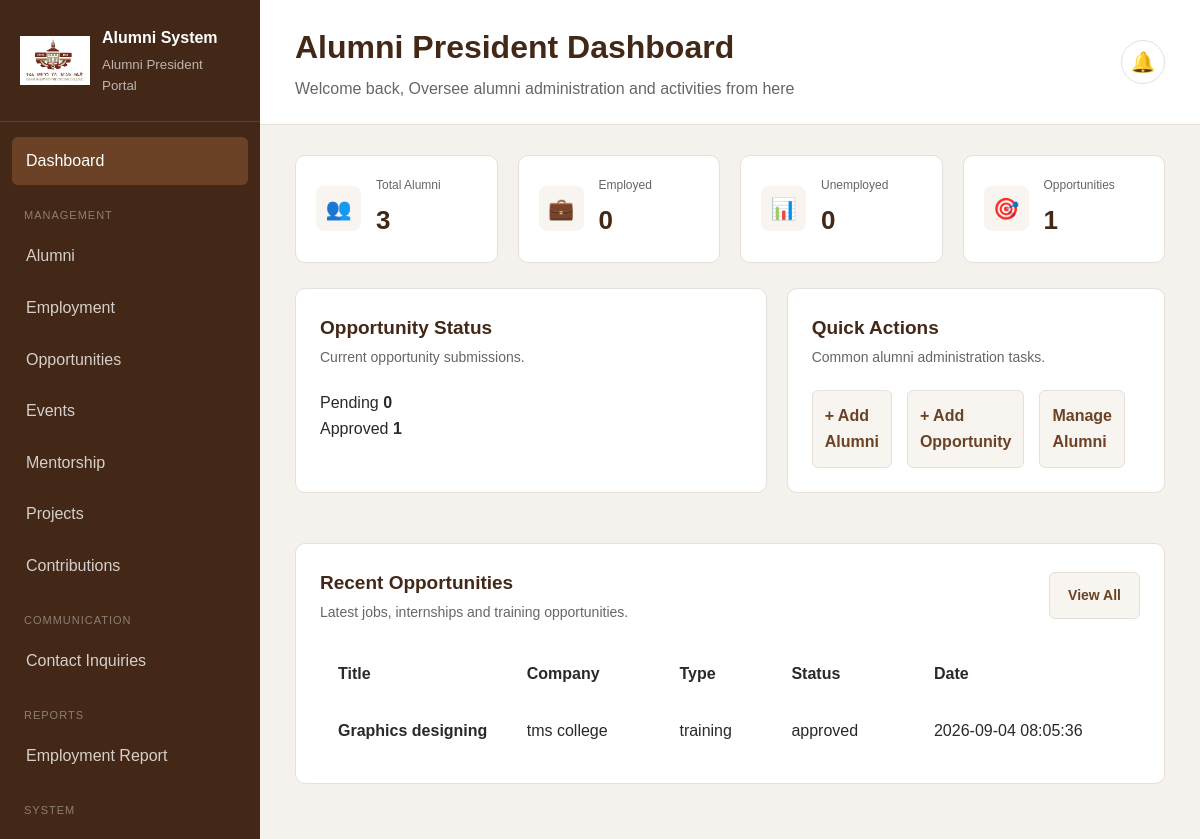
Screenshot of /admin/dashboard.php (signed in) with the database file from the repository.
### tables this page shows
CREATE TABLE `opportunities` (
  `opportunity_id` int(10) UNSIGNED NOT NULL,
  `created_by` int(10) UNSIGNED NOT NULL,
  `type` enum('job','internship','training') NOT NULL,
  `title` varchar(200) NOT NULL,
  `company_name` varchar(150) DEFAULT NULL,
  `description` text NOT NULL,
  `requirements` text DEFAULT NULL,
  `location` varchar(150) DEFAULT NULL,
  `contact_information` text DEFAULT NULL,
  `deadline` date DEFAULT NULL,
  `status` enum('draft','pending','approved','rejected','expired') NOT NULL DEFAULT 'pending',
  `reviewed_by` int(10) UNSIGNED DEFAULT NULL,
  `reviewed_at` datetime DEFAULT NULL,
  `created_at` timestamp NOT NULL DEFAULT current_timestamp(),
  `updated_at` timestamp NOT NULL DEFAULT current_timestamp() ON UPDATE current_timestamp()
);

### includes/functions.php (called while the page is built, shortened)
<?php
function e($value)
{
    return htmlspecialchars(
        (string) $value,
        ENT_QUOTES,
        "UTF-8"
    );
}

### admin/dashboard.php (the view, shortened to what this page needs)
 <?php
require_once "../includes/functions.php";
require_once "../includes/auth-check.php";
$totalAlumni = 0;
$totalEmployed = 0;
$totalUnemployed = 0;
$totalOpportunities = 0;
$pendingOpportunities = 0;
$approvedOpportunities = 0;
$result = $conn->query("
    SELECT COUNT(*) AS total
    FROM alumni
");
if ($result) {
    $row = $result->fetch_assoc();
    $totalAlumni = (int) $row["total"];
}
$result = $conn->query("
    SELECT
        SUM(employment_status = 'Employed') AS employed,
        SUM(employment_status = 'Unemployed') AS unemployed
    FROM employment
");
if ($result) {
    $row = $result->fetch_assoc();
    $totalEmployed =
        (int) ($row["employed"] ?? 0);
    $totalUnemployed =
        (int) ($row["unemployed"] ?? 0);
}
$result = $conn->query("
    SELECT
        COUNT(*) AS total,
        SUM(status = 'Pending') AS pending,
        SUM(status = 'Approved') AS approved
    FROM opportunities
");
if ($result) {
    $row = $result->fetch_assoc();
    $totalOpportunities =
        (int) ($row["total"] ?? 0);
    $pendingOpportunities =
        (int) ($row["pending"] ?? 0);
    $approvedOpportunities =
        (int) ($row["approved"] ?? 0);
}
$recentOpportunities = $conn->query("
    SELECT
        opportunity_id,
        title,
        company_name,
        type,
        status,
        created_at
    FROM opportunities
    ORDER BY created_at DESC
    LIMIT 5
");
?>
<!DOCTYPE html>
<html lang="en">
<head>
    <link
        rel="stylesheet"
        href="../assets/css/style.css"
    >
</head>
<body class="admin-body">
<div class="admin-layout">
    <?php
    require_once __DIR__ . "/includes/sidebar.php";
    ?>
    <main class="admin-main">
        <header class="admin-topbar">
            <div>
                <h1>
                    Alumni President Dashboard
                </h1>
                <p>
                    Welcome back, Oversee alumni administration and activities from here
                </p>
            </div>
            <div class="admin-notification-area">
                <button
                    type="button"
                    class="notification-bell-button"
                    id="notificationBell"
                    aria-label="Notifications"
                >
                    🔔
                </button>
            </div>
        </header>
        <section class="dashboard-content">
            <div class="stats-grid">
                <div class="stat-card">
                    <div class="stat-icon">
                        👥
                    </div>
                    <div>
                        <span>
                            Total Alumni
                        </span>
                        <strong>
                            <?= $totalAlumni ?>
                        </strong>
                    </div>
                </div>
                <div class="stat-card">
                    <div class="stat-icon">
                        💼
                    </div>
                    <div>
                        <span>
                            Employed
                        </span>
                        <strong>
                            <?= $totalEmployed ?>
                        </strong>
                    </div>
                </div>
                <div class="stat-card">
                    <div class="stat-icon">
                        📊
                    </div>
                    <div>
                        <span>
                            Unemployed
                        </span>
                        <strong>
                            <?= $totalUnemployed ?>
                        </strong>
                    </div>
                </div>
                <div class="stat-card">
                    <div class="stat-icon">
                        🎯
                    </div>
                    <div>
                        <span>
                            Opportunities
                        </span>
                        <strong>
                            <?= $totalOpportunities ?>
                        </strong>
                    </div>
                </div>
            </div>
            <div class="dashboard-grid">
                <div class="dashboard-panel">
                    <div class="panel-header">
                        <div>
                            <h2>
                                Opportunity Status
                            </h2>
                            <p>
                                Current opportunity submissions.
                            </p>
                        </div>
                    </div>
                    <div class="quick-stats">
                        <div>
                            <span>
                                Pending
                            </span>
                            <strong>
                                <?= $pendingOpportunities ?>
                            </strong>
                        </div>
                        <div>
 <span>
                                Approved
                            </span>
                            <strong>
                                <?= $approvedOpportunities ?>
                            </strong>
                        </div>
                    </div>
                </div>
                <div class="dashboard-panel">
                    <div class="panel-header">
                        <div>
                            <h2>
                                Quick Actions
                            </h2>
                            <p>
                                Common alumni administration tasks.
                            </p>
                        </div>
                    </div>
                    <div class="quick-actions">
                        <a
                            href="alumni/add.php"
                            class="secondary-button"
                        >
                            + Add Alumni
                        </a>
                        <a
                            href="opportunities/add.php"
                            class="secondary-button"
                        >
                            + Add Opportunity
                        </a>
                        <a
                            href="alumni/index.php"
                            class="secondary-button"
                        >
                            Manage Alumni
                        </a>
                    </div>
                </div>
            </div>
            <div class="dashboard-panel">
                <div class="panel-header">
                    <div>
                        <h2>
                            Recent Opportunities
                        </h2>
                        <p>
                            Latest jobs, internships and
                            training opportunities.
                        </p>
                    </div>
                    <a
                        href="opportunities/index.php"
                        class="secondary-button"
                    >
                        View All
                    </a>
                </div>
                <?php if (
                    $recentOpportunities &&
                    $recentOpportunities->num_rows > 0
                ): ?>
                    <div class="table-responsive">
                        <table class="admin-table">
                            <thead>
                                <tr>
                                    <th>
                                        Title
                                    </th>
                                    <th>
                                        Company
                                    </th>
                                    <th>
                                        Type
                                    </th>
                                    <th>
                                        Status
                                    </th>
                                    <th>
                                        Date
                                    </th>
                                </tr>
                            </thead>
                            <tbody>
                                <?php while (
                                    $opportunity =
                                    $recentOpportunities->fetch_assoc()
                                ): ?>
                                    <tr>
                                        <td>
                                            <strong>
                                                <?= e(
                                                    $opportunity["title"]
                                                ) ?>
</strong>
                                        </td>
                                        <td>
                                            <?= e(
                                                $opportunity["company_name"]
                                            ) ?>
                                        </td>
                                        <td>
                                            <?= e(
                                                $opportunity["type"]
                                            ) ?>
                                        </td>
                                        <td>
                                            <span
                                                class="status-badge
                                                <?= e(
                                                    strtolower(
                                                        $opportunity["status"]
                                                    )
                                                ) ?>"
                                            >
                                                <?= e(
                                                    $opportunity["status"]
                                                ) ?>
                                            </span>
                                        </td>
                                        <td>
                                            <?= e(
                                                $opportunity["created_at"]
                                            ) ?>
                                        </td>
                                    </tr>
                                <?php endwhile; ?>
                            </tbody>
                        </table>
                    </div>
                <?php else: ?>
                    <p>
                        No opportunities found.
                    </p>
                <?php endif; ?>
            </div>
        </section>
    </main>
</div>
</body>
</html>

### assets/css/style.css (style rules this page uses)
:root { --primary-brown: #6b4226; --dark-brown: #432817; --light-brown: #a67c52; --cream: #f8f5f1; --white: #ffffff; --text-dark: #292929; --text-light: #666666; --border: #e5e0da; }
* { margin: 0; padding: 0; box-sizing: border-box; }
body { font-family: Arial, sans-serif; background: var(--cream); color: var(--text-dark); line-height: 1.6; }
a { text-decoration: none; color: inherit; }
button, input, textarea, select { font: inherit; }
.admin-body { background: #f5f2ee; }
.admin-layout { min-height: 100vh; display: flex; }
.admin-main { margin-left: 260px; width: calc(100% - 260px); }
.admin-topbar { background: var(--white); padding: 22px 35px; border-bottom: 1px solid var(--border); display: flex; justify-content: space-between; align-items: center; }
.admin-topbar h1 { color: var(--dark-brown); margin-bottom: 3px; }
.admin-topbar p { color: var(--text-light); }
.dashboard-content { padding: 30px 35px; }
.stats-grid { display: grid; grid-template-columns: repeat(4, 1fr); gap: 20px; margin-bottom: 25px; }
.stat-card { background: var(--white); padding: 22px; border-radius: 10px; display: flex; align-items: center; gap: 15px; border: 1px solid var(--border); }
.stat-icon { width: 48px; height: 48px; background: var(--cream); color: var(--primary-brown); border-radius: 8px; display: flex; align-items: center; justify-content: center; font-weight: bold; font-size: 18px; }
.stat-card span { display: block; color: var(--text-light); font-size: 14px; }
.stat-card strong { display: block; font-size: 26px; color: var(--dark-brown); }
.dashboard-grid { display: grid; grid-template-columns: 2fr 1fr; gap: 20px; margin-bottom: 25px; }
.dashboard-panel { background: var(--white); border: 1px solid var(--border); border-radius: 10px; padding: 24px; margin-bottom: 25px; }
.panel-header { display: flex; justify-content: space-between; align-items: center; margin-bottom: 22px; }
.panel-header h2 { color: var(--dark-brown); font-size: 19px; }
.panel-header p { color: var(--text-light); font-size: 14px; margin-top: 3px; }
.panel-header a { color: var(--primary-brown); font-weight: 600; font-size: 14px; }
.quick-actions { display: grid; gap: 10px; }
.quick-actions a { padding: 12px; border: 1px solid var(--border); border-radius: 6px; color: var(--primary-brown); font-weight: 600; }
.primary-button, .secondary-button { display: inline-block; padding: 11px 18px; border-radius: 6px; font-weight: 600; cursor: pointer; border: none; }
.secondary-button { background: var(--cream); color: var(--dark-brown); border: 1px solid var(--border); }
.stat-card { background: var(--white); border: 1px solid var(--border); border-radius: 10px; padding: 20px; display: flex; align-items: center; gap: 15px; }
.stat-icon { width: 45px; height: 45px; border-radius: 8px; background: var(--cream); display: flex; align-items: center; justify-content: center; font-size: 21px; }
.stat-card span { display: block; font-size: 12px; color: var(--text-light); margin-bottom: 5px; }
.stat-card strong { display: block; color: var(--dark-brown); }
.quick-actions { display: grid; grid-template-columns: repeat(4, 1fr); gap: 15px; }
.admin-table { width: 100%; border-collapse: separate; border-spacing: 0; table-layout: auto; }
.admin-table th, .admin-table td { padding: 16px 18px; text-align: left; vertical-align: middle; white-space: nowrap; }
.admin-table th { font-weight: 600; }
.admin-table td { line-height: 1.5; }
.admin-table th:nth-child(1), .admin-table td:nth-child(1) { min-width: 180px; }
.admin-table th:nth-child(2), .admin-table td:nth-child(2) { min-width: 150px; }
.admin-table th:nth-child(3), .admin-table td:nth-child(3) { min-width: 110px; }
.admin-table th:nth-child(4), .admin-table td:nth-child(4) { min-width: 140px; }
.admin-table th:nth-child(5), .admin-table td:nth-child(5) { min-width: 130px; }
.admin-table th:last-child, .admin-table td:last-child { min-width: 220px; }
.table-responsive { width: 100%; overflow-x: auto; -webkit-overflow-scrolling: touch; }

### admin/dashboard.php (style rules this page uses)
.admin-notification-area { position: relative; margin-left: auto; }
.notification-bell-button { position: relative; width: 44px; height: 44px; border: 1px solid #e5e0dc; border-radius: 50%; background: #ffffff; display: flex; align-items: center; justify-content: center; cursor: pointer; font-size: 20px; color: #4a2c1d; transition: 0.2s; }
.admin-topbar { display: flex; align-items: center; gap: 20px; }

### rows the page displays
opportunities: title "Graphics designing", company_name "tms college", type "training", status "approved", created_at "2026-09-04 08:05:36"

### other values shown
$totalAlumni "3"
$totalEmployed "0"
$totalUnemployed "0"
$totalOpportunities "1"
$pendingOpportunities "0"
$approvedOpportunities "1"
